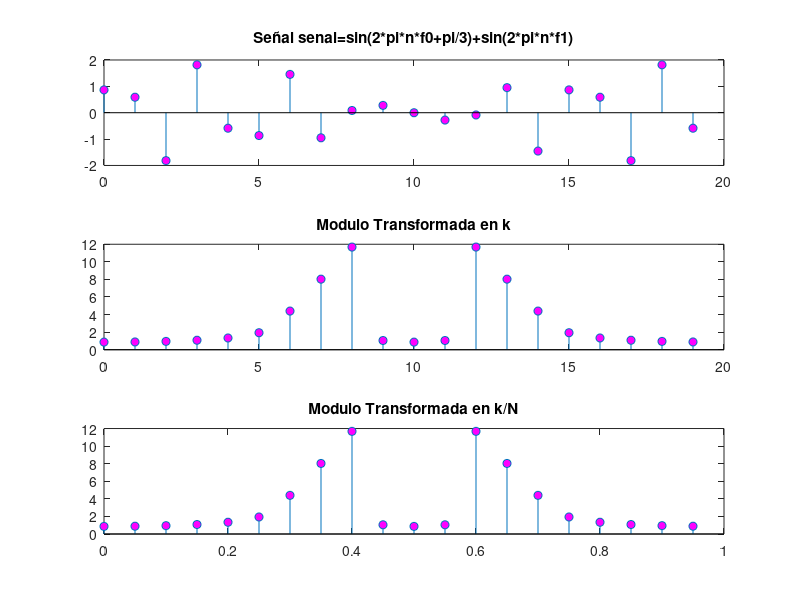
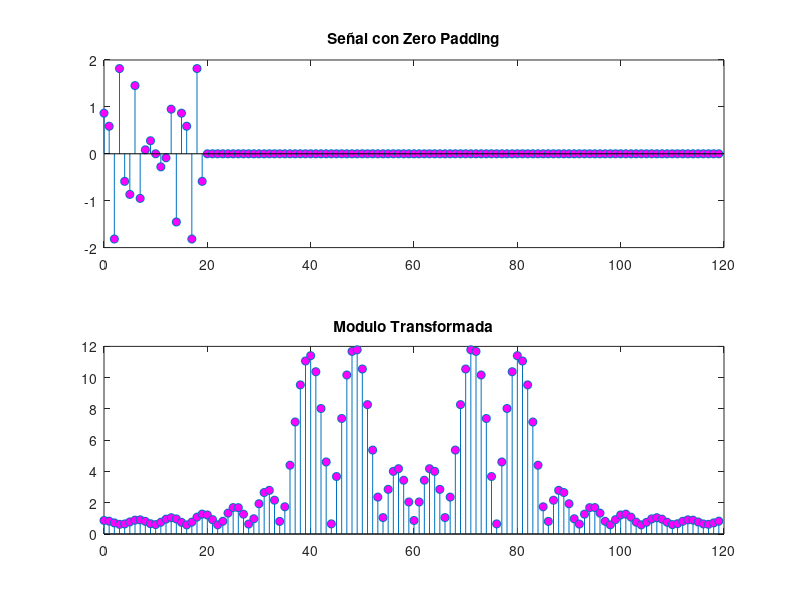

Write the MATLAB code that produced these figures, in order.
#Inicializamos
close all
clear all
clc

#Numero de muestras
N=20;
#F0
F0=100;
#F1
F1=120;
#Frecuencia Muestreo
Fs=3*F0;
#Frecuencia
f0=F0/Fs;
f1=F1/Fs;
#Rango
n=0:N-1;
#Valor de K
k=n;

L=100;%ceros añadiso al final de la señal

#Señal
senal=sin(2*pi*n*f0+pi/3)+sin(2*pi*n*f1);

#Transformada de la señal
trans=fft(senal);

#Representamos al señal
figure('name','Resolución Espectral.','NumberTitle','off');
subplot(311);
stem(n,senal, "markerfacecolor", [1 0 1]);
#stem(n*Fs/N,senal, "markerfacecolor", [1 0 1]);
title ("Señal senal=sin(2*pi*n*f0+pi/3)+sin(2*pi*n*f1)");

#Representamos el modulo de la transformada en k
subplot(312);
stem(k,abs(trans), "markerfacecolor", [1 0 1]);
title ("Modulo Transformada en k");

#Representamos el modulo de la transformada en k/N
subplot(313);
stem(k/N,abs(trans), "markerfacecolor", [1 0 1]);
title ("Modulo Transformada en k/N");


%Veamos la funcion aplicando zero padding

xzp = [senal zeros(1,L)]; %añadimos los 0 al final de la señal
Nzp= length(xzp); %calculamos el tamaño total de muestras
nzp= 0:Nzp-1; %definimos el nuevo rango de valores
figure(2);
subplot(211);
stem(nzp, xzp, "markerfacecolor", [1 0 1]);
title ("Señal con Zero Padding");

xftzp=fft(xzp); %calculo de la transformada

subplot(212);
stem(nzp,abs(xftzp), "markerfacecolor", [1 0 1]);
#stem(nzp*Fs/Nzp,abs(xftzp), "markerfacecolor", [1 0 1]);
title ("Modulo Transformada");

